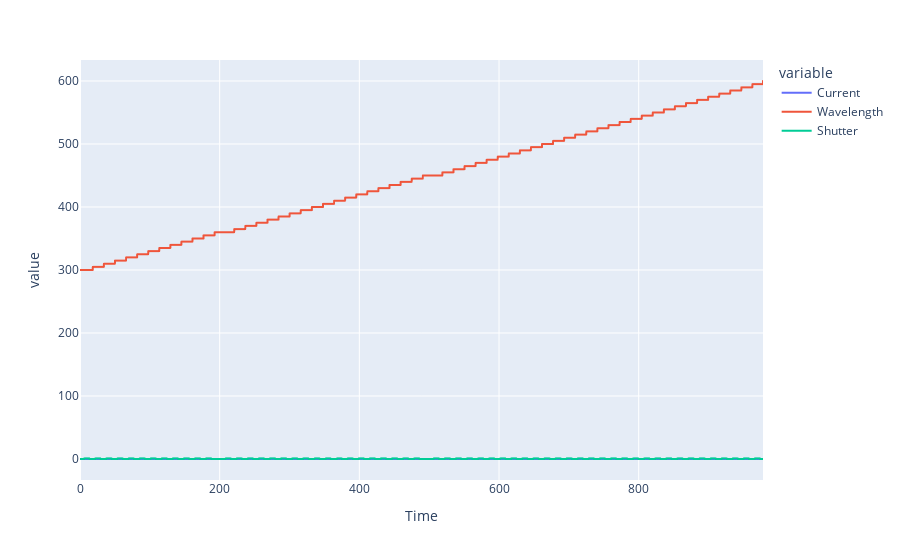

The notebook cell this image was saved under:
### Code cell
import plotly.express as px
px.line(df, "Time", ["Current","Wavelength", "Shutter"])

### Figure 1 — Plotly figure (JSON) as saved in the notebook; plotly's stock layout.template omitted (floating-point values rounded to 4 significant figures; data arrays with more than 128 entries replaced by an {"elided": "..."} marker saying what was removed)
{"data": [{"hovertemplate": "variable=Current<br>Time=%{x}<br>value=%{y}<extra></extra>", "legendgroup": "Current", "line": {"color": "#636efa", "dash": "solid"}, "marker": {"symbol": "circle"}, "mode": "lines", "name": "Current", "showlegend": true, "type": "scattergl", "x": {"elided": "10814 float values"}, "xaxis": "x", "y": {"elided": "10814 float values"}, "yaxis": "y"}, {"hovertemplate": "variable=Wavelength<br>Time=%{x}<br>value=%{y}<extra></extra>", "legendgroup": "Wavelength", "line": {"color": "#EF553B", "dash": "solid"}, "marker": {"symbol": "circle"}, "mode": "lines", "name": "Wavelength", "showlegend": true, "type": "scattergl", "x": {"elided": "10814 float values"}, "xaxis": "x", "y": {"elided": "10814 int values"}, "yaxis": "y"}, {"hovertemplate": "variable=Shutter<br>Time=%{x}<br>value=%{y}<extra></extra>", "legendgroup": "Shutter", "line": {"color": "#00cc96", "dash": "solid"}, "marker": {"symbol": "circle"}, "mode": "lines", "name": "Shutter", "showlegend": true, "type": "scattergl", "x": {"elided": "10814 float values"}, "xaxis": "x", "y": {"elided": "10814 int values"}, "yaxis": "y"}], "layout": {"legend": {"title": {"text": "variable"}, "tracegroupgap": 0}, "margin": {"t": 60}, "xaxis": {"anchor": "y", "domain": [0, 1], "title": {"text": "Time"}}, "yaxis": {"anchor": "x", "domain": [0, 1], "title": {"text": "value"}}}}
